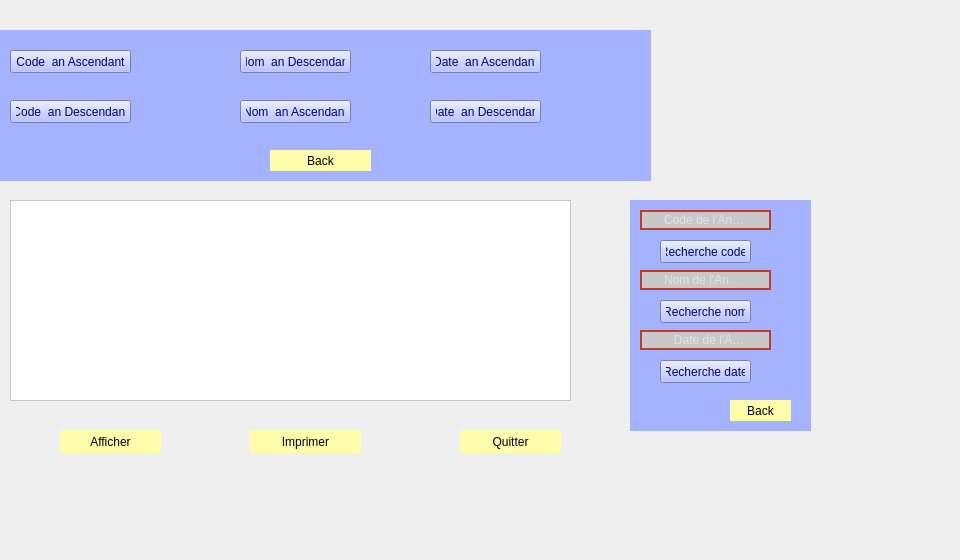
        <widget class="QWidget" name="tab_19">
         <attribute name="title">
          <string>Afficher Annonce</string>
         </attribute>
         <widget class="QPushButton" name="pushButton_7">
          <property name="geometry">
           <rect>
            <x>460</x>
            <y>430</y>
            <width>101</width>
            <height>23</height>
           </rect>
          </property>
          <property name="styleSheet">
           <string notr="true">QPushButton
{
background-color:rgb(255, 252, 172);
border-radius:15px;}
QPushButton:hover
{
color:#333;
background:#49ebff;
background:rgb(200, 200, 200);
}</string>
          </property>
          <property name="text">
           <string>Quitter</string>
          </property>
         </widget>
         <widget class="QTableView" name="tab_annonce_2">
          <property name="geometry">
           <rect>
            <x>10</x>
            <y>200</y>
            <width>561</width>
            <height>201</height>
           </rect>
          </property>
          <property name="styleSheet">
           <string notr="true">background-color: rgb(255, 255, 255);</string>
          </property>
         </widget>
         <widget class="QPushButton" name="pb_print1_an_2">
          <property name="geometry">
           <rect>
            <x>250</x>
            <y>430</y>
            <width>111</width>
            <height>23</height>
           </rect>
          </property>
          <property name="styleSheet">
           <string notr="true">QPushButton
{
background-color:rgb(255, 252, 172);
border-radius:15px;}
QPushButton:hover
{
color:#333;
background:#49ebff;
background:rgb(200, 200, 200);
}</string>
          </property>
          <property name="text">
           <string>Imprimer</string>
          </property>
         </widget>
         <widget class="QPushButton" name="pb_afficher_an_2">
          <property name="geometry">
           <rect>
            <x>60</x>
            <y>430</y>
            <width>101</width>
            <height>23</height>
           </rect>
          </property>
          <property name="styleSheet">
           <string notr="true">QPushButton
{
background-color:rgb(255, 252, 172);
border-radius:15px;}
QPushButton:hover
{
color:#333;
background:#49ebff;
background:rgb(200, 200, 200);
}</string>
          </property>
          <property name="text">
           <string>Afficher</string>
          </property>
         </widget>
         <widget class="QLabel" name="label_61">
          <property name="geometry">
           <rect>
            <x>730</x>
            <y>470</y>
            <width>221</width>
            <height>81</height>
           </rect>
          </property>
          <property name="styleSheet">
           <string notr="true"/>
          </property>
          <property name="text">
           <string/>
          </property>
          <property name="pixmap">
           <pixmap>../../Downloads/128600931_1102401160197019_8051103514919619627_n.png</pixmap>
          </property>
          <property name="scaledContents">
           <bool>true</bool>
          </property>
          <property name="wordWrap">
           <bool>false</bool>
          </property>
          <property name="openExternalLinks">
           <bool>false</bool>
          </property>
         </widget>
         <widget class="QStackedWidget" name="widgettrie_4">
          <property name="geometry">
           <rect>
            <x>0</x>
            <y>30</y>
            <width>651</width>
            <height>151</height>
           </rect>
          </property>
          <property name="styleSheet">
           <string notr="true">background-color: rgb(164, 178, 255);</string>
          </property>
          <property name="currentIndex">
           <number>1</number>
          </property>
          <widget class="QWidget" name="page_34">
           <widget class="QPushButton" name="Trie_4">
            <property name="geometry">
             <rect>
              <x>290</x>
              <y>50</y>
              <width>101</width>
              <height>23</height>
             </rect>
            </property>
            <property name="styleSheet">
             <string notr="true">QPushButton
{
background-color:rgb(255, 252, 172);
border-radius:15px;}
QPushButton:hover
{
color:#333;
background:#49ebff;
background:rgb(200, 200, 200);
}</string>
            </property>
            <property name="text">
             <string>Trier</string>
            </property>
           </widget>
          </widget>
          <widget class="QWidget" name="page_35">
           <widget class="QPushButton" name="pushButton_51">
            <property name="geometry">
             <rect>
              <x>270</x>
              <y>120</y>
              <width>101</width>
              <height>21</height>
             </rect>
            </property>
            <property name="styleSheet">
             <string notr="true">QPushButton
{
background-color:rgb(255, 252, 172);
border-radius:15px;}
QPushButton:hover
{
color:#333;
background:#49ebff;
background:rgb(200, 200, 200);
}</string>
            </property>
            <property name="text">
             <string>Back</string>
            </property>
           </widget>
           <widget class="QPushButton" name="pb_tri_CodeDescendant_2">
            <property name="geometry">
             <rect>
              <x>10</x>
              <y>70</y>
              <width>121</width>
              <height>23</height>
             </rect>
            </property>
            <property name="styleSheet">
             <string notr="true">QPushButton {
padding: 5px;
font: 75 10pt &quot;MS Shell Dlg 2&quot;;
color: rgb(0, 0, 127);
font: 8pt &quot;Modern No. 20&quot;;

}
QPushButton:hover
{
color :white;
}</string>
            </property>
            <property name="text">
             <string>Code_an Descendant</string>
            </property>
           </widget>
           <widget class="QPushButton" name="pb_tri_NomDeCroissant_2">
            <property name="geometry">
             <rect>
              <x>240</x>
              <y>20</y>
              <width>111</width>
              <height>23</height>
             </rect>
            </property>
            <property name="styleSheet">
             <string notr="true">QPushButton {
padding: 5px;
font: 75 10pt &quot;MS Shell Dlg 2&quot;;
color: rgb(0, 0, 127);
font: 8pt &quot;Modern No. 20&quot;;

}
QPushButton:hover
{
color :white;
}</string>
            </property>
            <property name="text">
             <string>Nom_an Descendant</string>
            </property>
           </widget>
           <widget class="QPushButton" name="pb_tri_CodeAscendant_2">
            <property name="geometry">
             <rect>
              <x>10</x>
              <y>20</y>
              <width>121</width>
              <height>23</height>
             </rect>
            </property>
            <property name="styleSheet">
             <string notr="true">QPushButton {
padding: 5px;
font: 75 10pt &quot;MS Shell Dlg 2&quot;;
color: rgb(0, 0, 127);
font: 8pt &quot;Modern No. 20&quot;;

}
QPushButton:hover
{
color :white;
}</string>
            </property>
            <property name="text">
             <string>Code_an Ascendant</string>
            </property>
           </widget>
           <widget class="QPushButton" name="pb_tri_DateDescendant_2">
            <property name="geometry">
             <rect>
              <x>430</x>
              <y>70</y>
              <width>111</width>
              <height>23</height>
             </rect>
            </property>
            <property name="styleSheet">
             <string notr="true">QPushButton {
padding: 5px;
font: 75 10pt &quot;MS Shell Dlg 2&quot;;
color: rgb(0, 0, 127);
font: 8pt &quot;Modern No. 20&quot;;

}
QPushButton:hover
{
color :white;
}</string>
            </property>
            <property name="text">
             <string>Date_an Descendant</string>
            </property>
           </widget>
           <widget class="QPushButton" name="pb_tri_DateAscendant_2">
            <property name="geometry">
             <rect>
              <x>430</x>
              <y>20</y>
              <width>111</width>
              <height>23</height>
             </rect>
            </property>
            <property name="styleSheet">
             <string notr="true">QPushButton {
padding: 5px;
font: 75 10pt &quot;MS Shell Dlg 2&quot;;
color: rgb(0, 0, 127);
font: 8pt &quot;Modern No. 20&quot;;

}
QPushButton:hover
{
color :white;
}</string>
            </property>
            <property name="text">
             <string>Date_an Ascendant</string>
            </property>
           </widget>
           <widget class="QPushButton" name="pb_tri_NomCroissant_2">
            <property name="geometry">
             <rect>
              <x>240</x>
              <y>70</y>
              <width>111</width>
              <height>23</height>
             </rect>
            </property>
            <property name="styleSheet">
             <string notr="true">QPushButton {
padding: 5px;
font: 75 10pt &quot;MS Shell Dlg 2&quot;;
color: rgb(0, 0, 127);
font: 8pt &quot;Modern No. 20&quot;;

}
QPushButton:hover
{
color :white;
}</string>
            </property>
            <property name="text">
             <string>Nom_an Ascendant</string>
            </property>
           </widget>
          </widget>
         </widget>
         <widget class="QStackedWidget" name="widgetrecherche_4">
          <property name="geometry">
           <rect>
            <x>630</x>
            <y>200</y>
            <width>181</width>
            <height>231</height>
           </rect>
          </property>
          <property name="styleSheet">
           <string notr="true">background-color: rgb(164, 178, 255);
</string>
          </property>
          <property name="currentIndex">
           <number>1</number>
          </property>
          <widget class="QWidget" name="page_36">
           <widget class="QPushButton" name="Rechercher_4">
            <property name="geometry">
             <rect>
              <x>40</x>
              <y>110</y>
              <width>111</width>
              <height>23</height>
             </rect>
            </property>
            <property name="styleSheet">
             <string notr="true">QPushButton
{
background-color:rgb(255, 252, 172);
border-radius:15px;}
QPushButton:hover
{
color:#333;
background:#49ebff;
background:rgb(200, 200, 200);
}</string>
            </property>
            <property name="text">
             <string>Rechercher</string>
            </property>
           </widget>
          </widget>
          <widget class="QWidget" name="page_37">
           <widget class="QPushButton" name="pushButton_52">
            <property name="geometry">
             <rect>
              <x>100</x>
              <y>200</y>
              <width>61</width>
              <height>21</height>
             </rect>
            </property>
            <property name="styleSheet">
             <string notr="true">QPushButton
{
background-color:rgb(255, 252, 172);
border-radius:15px;}
QPushButton:hover
{
color:#333;
background:#49ebff;
background:rgb(200, 200, 200);
}</string>
            </property>
            <property name="text">
             <string>Back</string>
            </property>
           </widget>
           <widget class="QLineEdit" name="lineEdit_code_an_4">
            <property name="geometry">
             <rect>
              <x>10</x>
              <y>10</y>
              <width>131</width>
              <height>20</height>
             </rect>
            </property>
            <property name="styleSheet">
             <string notr="true"> QLineEdit
{
border:2px solid rgb(194, 59, 36);
border-radius:20px;
color:#FFF;
padding-left :20px;
padding-right :20px;
background-color:rgb(200, 200, 200);

}
QLineEdit:hover
{
border: 2px solid rgb(0,0,0);
background-color:rgb(115, 115, 115) ;
}
QLineEdit:focus
{
border:2px solid rgb(0,0,0);
background-color: rgb(121, 121, 121);
}</string>
            </property>
            <property name="placeholderText">
             <string>Code de l'Annonce</string>
            </property>
           </widget>
           <widget class="QPushButton" name="pb_afficher_annonce_4">
            <property name="geometry">
             <rect>
              <x>30</x>
              <y>40</y>
              <width>91</width>
              <height>23</height>
             </rect>
            </property>
            <property name="styleSheet">
             <string notr="true">QPushButton {
padding: 5px;
font: 75 10pt &quot;MS Shell Dlg 2&quot;;
color: rgb(0, 0, 127);
font: 8pt &quot;Modern No. 20&quot;;

}
QPushButton:hover
{
color :white;
}</string>
            </property>
            <property name="text">
             <string>Recherche coder</string>
            </property>
           </widget>
           <widget class="QLineEdit" name="lineEdit_code_an_5">
            <property name="geometry">
             <rect>
              <x>10</x>
              <y>70</y>
              <width>131</width>
              <height>20</height>
             </rect>
            </property>
            <property name="styleSheet">
             <string notr="true"> QLineEdit
{
border:2px solid rgb(194, 59, 36);
border-radius:20px;
color:#FFF;
padding-left :20px;
padding-right :20px;
background-color:rgb(200, 200, 200);

}
QLineEdit:hover
{
border: 2px solid rgb(0,0,0);
background-color:rgb(115, 115, 115) ;
}
QLineEdit:focus
{
border:2px solid rgb(0,0,0);
background-color: rgb(121, 121, 121);
}</string>
            </property>
            <property name="placeholderText">
             <string>Nom de l'Annonce</string>
            </property>
           </widget>
           <widget class="QPushButton" name="pb_afficher_annonce_5">
            <property name="geometry">
             <rect>
              <x>30</x>
              <y>100</y>
              <width>91</width>
              <height>23</height>
             </rect>
            </property>
            <property name="styleSheet">
             <string notr="true">QPushButton {
padding: 5px;
font: 75 10pt &quot;MS Shell Dlg 2&quot;;
color: rgb(0, 0, 127);
font: 8pt &quot;Modern No. 20&quot;;

}
QPushButton:hover
{
color :white;
}</string>
            </property>
            <property name="text">
             <string>Recherche nom</string>
            </property>
           </widget>
           <widget class="QLineEdit" name="lineEdit_code_an_6">
            <property name="geometry">
             <rect>
              <x>10</x>
              <y>130</y>
              <width>131</width>
              <height>20</height>
             </rect>
            </property>
            <property name="styleSheet">
             <string notr="true"> QLineEdit
{
border:2px solid rgb(194, 59, 36);
border-radius:20px;
color:#FFF;
padding-left :20px;
padding-right :20px;
background-color:rgb(200, 200, 200);

}
QLineEdit:hover
{
border: 2px solid rgb(0,0,0);
background-color:rgb(115, 115, 115) ;
}
QLineEdit:focus
{
border:2px solid rgb(0,0,0);
background-color: rgb(121, 121, 121);
}</string>
            </property>
            <property name="placeholderText">
             <string>   Date de l'Annonce</string>
            </property>
           </widget>
           <widget class="QPushButton" name="pb_afficher_annonce_6">
            <property name="geometry">
             <rect>
              <x>30</x>
              <y>160</y>
              <width>91</width>
              <height>23</height>
             </rect>
            </property>
            <property name="styleSheet">
             <string notr="true">QPushButton {
padding: 5px;
font: 75 10pt &quot;MS Shell Dlg 2&quot;;
color: rgb(0, 0, 127);
font: 8pt &quot;Modern No. 20&quot;;

}
QPushButton:hover
{
color :white;
}</string>
            </property>
            <property name="text">
             <string>Recherche date</string>
            </property>
           </widget>
          </widget>
         </widget>
        </widget>
